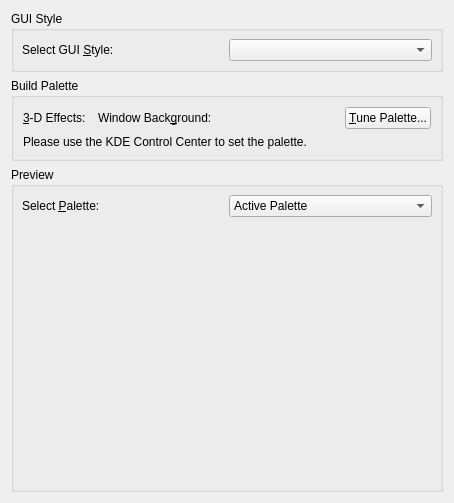
      <widget class="QWidget" name="tab1" >
       <attribute name="title" >
        <string>Appearance</string>
       </attribute>
       <layout class="QVBoxLayout" name="_2" >
        <item>
         <widget class="QGroupBox" name="GroupBox40" >
          <property name="title" >
           <string>GUI Style</string>
          </property>
          <layout class="QHBoxLayout" >
           <property name="spacing" >
            <number>4</number>
           </property>
           <property name="margin" >
            <number>8</number>
           </property>
           <item>
            <widget class="QLabel" name="gstylebuddy" >
             <property name="text" >
              <string>Select GUI &amp;Style:</string>
             </property>
             <property name="buddy" >
              <cstring>gstylecombo</cstring>
             </property>
            </widget>
           </item>
           <item>
            <widget class="QComboBox" name="gstylecombo" />
           </item>
          </layout>
         </widget>
        </item>
        <item>
         <widget class="QGroupBox" name="groupAutoPalette" >
          <property name="sizePolicy" >
           <sizepolicy vsizetype="Maximum" hsizetype="Preferred" >
            <horstretch>0</horstretch>
            <verstretch>0</verstretch>
           </sizepolicy>
          </property>
          <property name="title" >
           <string>Build Palette</string>
          </property>
          <layout class="QVBoxLayout" name="verticalLayout_2" >
           <item>
            <widget class="QWidget" native="1" name="colorConfig" >
             <layout class="QHBoxLayout" name="horizontalLayout_2" >
              <property name="margin" >
               <number>0</number>
              </property>
              <item>
               <widget class="QLabel" name="labelMainColor" >
                <property name="text" >
                 <string>&amp;3-D Effects:</string>
                </property>
                <property name="buddy" >
                 <cstring>buttonMainColor</cstring>
                </property>
               </widget>
              </item>
              <item>
               <widget class="ColorButton" native="1" name="buttonMainColor" />
              </item>
              <item>
               <widget class="QLabel" name="labelMainColor2" >
                <property name="sizePolicy" >
                 <sizepolicy vsizetype="Minimum" hsizetype="Minimum" >
                  <horstretch>0</horstretch>
                  <verstretch>0</verstretch>
                 </sizepolicy>
                </property>
                <property name="minimumSize" >
                 <size>
                  <width>50</width>
                  <height>0</height>
                 </size>
                </property>
                <property name="lineWidth" >
                 <number>1</number>
                </property>
                <property name="midLineWidth" >
                 <number>0</number>
                </property>
                <property name="text" >
                 <string>Window Back&amp;ground:</string>
                </property>
                <property name="alignment" >
                 <set>Qt::AlignVCenter</set>
                </property>
                <property name="margin" >
                 <number>0</number>
                </property>
                <property name="buddy" >
                 <cstring>buttonMainColor2</cstring>
                </property>
               </widget>
              </item>
              <item>
               <widget class="ColorButton" native="1" name="buttonMainColor2" />
              </item>
              <item>
               <spacer name="spacer" >
                <property name="orientation" >
                 <enum>Qt::Horizontal</enum>
                </property>
                <property name="sizeType" >
                 <enum>QSizePolicy::Expanding</enum>
                </property>
                <property name="sizeHint" stdset="0" >
                 <size>
                  <width>70</width>
                  <height>20</height>
                 </size>
                </property>
               </spacer>
              </item>
              <item>
               <widget class="QPushButton" name="btnAdvanced" >
                <property name="text" >
                 <string>&amp;Tune Palette...</string>
                </property>
               </widget>
              </item>
             </layout>
            </widget>
           </item>
           <item>
            <widget class="QLabel" name="labelKDENote" >
             <property name="text" >
              <string>Please use the KDE Control Center to set the palette.</string>
             </property>
            </widget>
           </item>
          </layout>
         </widget>
        </item>
        <item>
         <widget class="QGroupBox" name="GroupBox126" >
          <property name="sizePolicy" >
           <sizepolicy vsizetype="Expanding" hsizetype="Preferred" >
            <horstretch>0</horstretch>
            <verstretch>0</verstretch>
           </sizepolicy>
          </property>
          <property name="title" >
           <string>Preview</string>
          </property>
          <layout class="QGridLayout" >
           <property name="margin" >
            <number>8</number>
           </property>
           <property name="spacing" >
            <number>4</number>
           </property>
           <item row="0" column="0" >
            <widget class="QLabel" name="TextLabel1" >
             <property name="text" >
              <string>Select &amp;Palette:</string>
             </property>
             <property name="buddy" >
              <cstring>paletteCombo</cstring>
             </property>
            </widget>
           </item>
           <item row="0" column="1" >
            <widget class="QComboBox" name="paletteCombo" >
             <item>
              <property name="text" >
               <string>Active Palette</string>
              </property>
             </item>
             <item>
              <property name="text" >
               <string>Inactive Palette</string>
              </property>
             </item>
             <item>
              <property name="text" >
               <string>Disabled Palette</string>
              </property>
             </item>
            </widget>
           </item>
           <item row="1" column="0" colspan="2" >
            <widget class="PreviewFrame" native="1" name="previewFrame" >
             <property name="sizePolicy" >
              <sizepolicy vsizetype="Expanding" hsizetype="Expanding" >
               <horstretch>0</horstretch>
               <verstretch>0</verstretch>
              </sizepolicy>
             </property>
             <property name="minimumSize" >
              <size>
               <width>410</width>
               <height>260</height>
              </size>
             </property>
            </widget>
           </item>
          </layout>
         </widget>
        </item>
       </layout>
      </widget>
